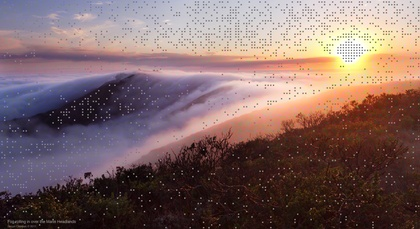
%> input picture metrix_mux/Test1 - 1Copy.jpg, 420 x 229 px, shrunk from 2500 x 1364 before the run
$ octave --eval "result = preprocess_metrix_mux('Test1 - 1Copy.jpg');"   (GNU Octave 9; MATLAB toolbox functions it lacks are replaced by stand-ins)
%> lines starting %> are read from the running program, lines starting %| are printed output that depends on the picture; in (x1, y1, x2, y2) boxes, pixels count from 0 and x2, y2 are one past the last pixel; in counts of white or black regions, pixels touching at a corner belong together; the program's own positions count from 1
%%%%%%%%%%%%%%%%%%%%%%%%%%%%%%%%%%%%%%%%%%%%%%%%%%%%%%%%%%%%%%%%%%%%%%%%%%%%%%%%
%%%
%%%  FUNCTION:  preprocess_metrix_mux
%%%
%%%  INPUTS:    input_image         - input image data
%%%
%%%             metrix_indicator    - a series of letters (or a number) denoting
%%%                                   the metric to be used for this comparison;
%%%                                   type "help metrix_mux" to learn more about
%%%                                   what metrics are supported
%%%
%%%  OUTPUTS:   preprocessed_image  - preprocessed image data
%%%
%%%  CHANGES:   NONE
%%%
%%%  NOTES:     Range-checking is NOT performed because it is a relatively
%%%             expensive operation.  If no 'metrix_indicator' argument is
%%%             specified, ALL preprocessing measures are applied.  (Only
%%%             'IFC', 'VIF' and 'VSNR' require any padding.)  Though
%%%             future releases may address this issue differently, ALL input
%%%             images are converted to grayscale if they are not already
%%%             monochrome images.
%%%
%%%%%%%%%%%%%%%%%%%%%%%%%%%%%%%%%%%%%%%%%%%%%%%%%%%%%%%%%%%%%%%%%%%%%%%%%%%%%%%%

%%%%%%%%%%%%%%%%%%%%%%%%%%%%%%%%%%%%%%%%%%%%%%%%%%%%%%%%%%%%%%%%%%%%%%%%%%%%%%%%
%%%  Author:    Matthew Gaubatz
%%%  Version:   1.1
%%%  Date:      04/15/2007
%%%  %%%%%%%%%%%%%%%%%%%%%%%%%%%%%%%%%%%%%%%%%%%%%%%%%%%%%%%%%%%%%%%%%%%%%%%%%%%
%%%  Copyright (c) 2007 Visual Communications Lab, Cornell University
%%%  %%%%%%%%%%%%%%%%%%%%%%%%%%%%%%%%%%%%%%%%%%%%%%%%%%%%%%%%%%%%%%%%%%%%%%%%%%%
%%%  Permission to use, copy, modify, distribute and sell this software
%%%  and its documentation for any purpose is hereby granted without fee,
%%%  provided that the above copyright notice appear in all copies and
%%%  that both that copyright notice and this permission notice appear
%%%  in supporting documentation.  VCL makes no representations about
%%%  the suitability of this software for any purpose.
%%%  %%%%%%%%%%%%%%%%%%%%%%%%%%%%%%%%%%%%%%%%%%%%%%%%%%%%%%%%%%%%%%%%%%%%%%%%%%%
%%%  DISCLAIMER:
%%%  %%%%%%%%%%%%%%%%%%%%%%%%%%%%%%%%%%%%%%%%%%%%%%%%%%%%%%%%%%%%%%%%%%%%%%%%%%%
%%%  The code provided hereunder is provided as is without warranty
%%%  of any kind, either express or implied, including but not limited
%%%  to the implied warranties of merchantability and fitness for a
%%%  particular purpose.  The author(s) shall in no event be liable for
%%%  any damages whatsoever including direct, indirect, incidental,
%%%  consequential, loss of business profits or special damages.
%%%%%%%%%%%%%%%%%%%%%%%%%%%%%%%%%%%%%%%%%%%%%%%%%%%%%%%%%%%%%%%%%%%%%%%%%%%%%%%%

function input_image = preprocess_metrix_mux( input_image, metrix_indicator )
%> called with input_image = 'Test1 - 1Copy.jpg'


%%%
%%% check if an image name was entered instead of an actual image;
%%% if so, try reading in the image
%%%
if isstr( input_image )
    try
        input_image = imread( input_image );
%> input_image is the input picture: size 229x420x3 uint8; mean R, G, B 126.7, 102.5, 101.5
    catch
        error( sprintf('Error [preprocess_metrix_mux]:  Input argument ''%s'' does not correspond to a Matlab image or an image file.', input_image ) );
    end
end

%%%
%%% caste it to a double
%%%
if ~isa( input_image, 'double' )
    input_image = double( input_image );
%> input_image: size 229x420x3 double
end
%%%
%%% if necessary, make sure that there is just one color plane
%%%
[H,W,D] = size( input_image );
%> H = 229; W = 420; D = 3


%%%
%%% MSE, PSNR can do color
%%%

if D ~= 1
    %%%
    %%% if the image has 3 color planes, assume that the planes
    %%% represent sRGB data and grab the luminance component
    %%% of the image
    %%%
    if D == 3
        input_image = 0.29900 * input_image(:,:,1) + 0.58700 * input_image(:,:,2) + 0.11400 * input_image(:,:,3);
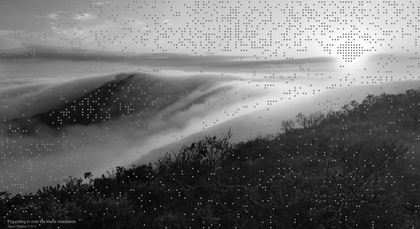
%> input_image: size 229x420 double; min 1.61, max 255, mean 109.6
    else
        error('Error [preprocess_metrix_mux]:  input image does not belong to a recognized color space.');
    end
end


%%%
%%% check to see if the image needs any padding and provide it if necessary
%%%
if  (nargin == 1) |...
    (strcmp( metrix_indicator, 'vif' ) ~= 0) |...
    (strcmp( metrix_indicator, 'ifc' ) ~= 0) |...
    (strcmp( metrix_indicator, 'vsnr' ) ~= 0)

    LCM_for_decomposition = 32;
    minimum_size_for_decomposition = 128;

    H_minimum = max( minimum_size_for_decomposition, LCM_for_decomposition*ceil(H/LCM_for_decomposition) );
%> H_minimum = 256
    W_minimum = max( minimum_size_for_decomposition, LCM_for_decomposition*ceil(W/LCM_for_decomposition) );
%> W_minimum = 448
    if (H ~= H_minimum) | (W ~= W_minimum)

        %%%
        %%% implement symmetric extension
        %%%
        padded_image = zeros(H_minimum,W_minimum);

        pad_pixels_top = round( (H_minimum-H)/2 );
%> pad_pixels_top = 14
        pad_pixels_bottom = H_minimum - H - pad_pixels_top;
%> pad_pixels_bottom = 13
        pad_pixels_left = round( (W_minimum - W)/2 );
%> pad_pixels_left = 14
        pad_pixels_right = W_minimum - W - pad_pixels_left;
%> pad_pixels_right = 14

        %%%
        %%% copy vertical then horizontal edge pixels
        %%%
        padded_image(pad_pixels_top+[1:H],1:pad_pixels_left) = input_image([1:H],1 + min(W-1,[pad_pixels_left:-1:1]) );
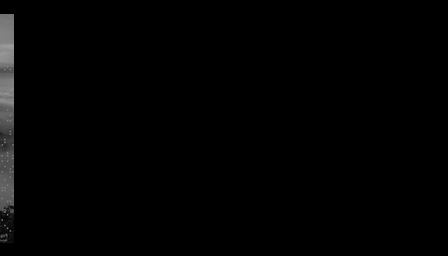
%> padded_image: size 256x448 double; min 0, max 158.2, mean 2.6
        padded_image(pad_pixels_top+[1:H],pad_pixels_left+W+1:end) = input_image([1:H], W - min(W-1,[1:pad_pixels_right]) );

        padded_image(1:pad_pixels_top,pad_pixels_left+[1:W]) = input_image(1 + min(H-1,[pad_pixels_top:-1:1]),[1:W] );
        padded_image(pad_pixels_top+H+1:end,pad_pixels_left+[1:W]) = input_image(H - min(H-1,[1:pad_pixels_bottom]),[1:W] );

        %%%
        %%% copy corners
        %%%
        padded_image(1:pad_pixels_top,1:pad_pixels_left) = input_image( min(H,2), min(W,2) );
        padded_image(pad_pixels_top+H+1:end,1:pad_pixels_left) = input_image( max(H-1,1), min(W,2) );
%> padded_image: size 256x448 double; min 0, max 243.2, mean 16.3; mean of the top-left, top-right, bottom-left and bottom-right quarters 23.6, 30.7, 5.9, 5.1
        padded_image(1:pad_pixels_top,pad_pixels_left+W+1:end) = input_image( min(H,2), max(W-1,1) );
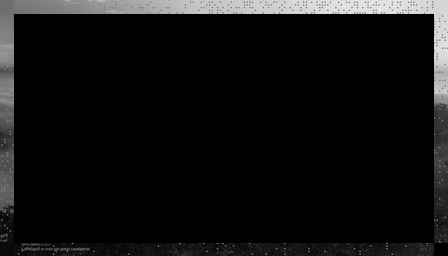
%> padded_image: size 256x448 double; min 0, max 243.2, mean 16.7
        padded_image(pad_pixels_top+H+1:end,pad_pixels_left+W+1:end) = input_image( max(H-1,1), max(W-1,1) );
%> padded_image: size 256x448 double; 0.16% of pixels changed, all inside (x1, y1, x2, y2) = (434, 243, 448, 256)

        %%%
        %%% copy main portion of image
        %%%
        padded_image(pad_pixels_top+[1:H],pad_pixels_left+[1:W]) = input_image;
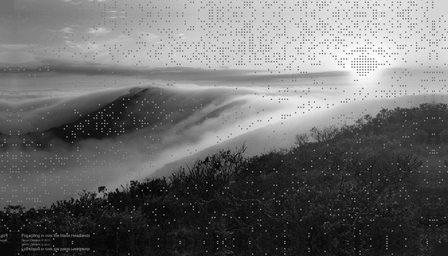
%> padded_image: size 256x448 double; min 1.61, max 255, mean 108.7

        input_image = padded_image;
    end

end


preprocessed_image = input_image;
